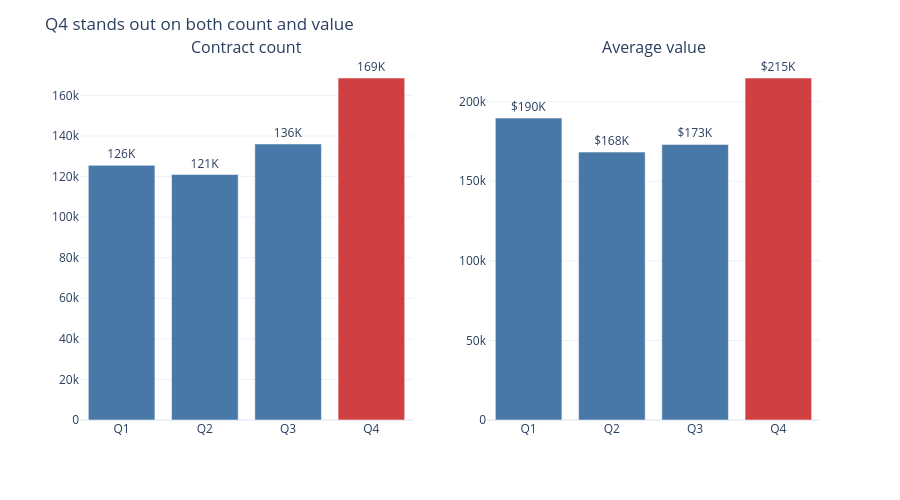

Source (notebook cell):
### Code cell
# Visualize quarterly pattern - the signal that led to Insight 1
q = con.sql("""
    SELECT quarter, COUNT(*) AS contracts, ROUND(AVG(val), 0) AS avg_value
    FROM data WHERE instrument_type='C'
    GROUP BY quarter ORDER BY quarter
""").pl()

colors = [BLUE, BLUE, BLUE, RED]

fig = make_subplots(rows=1, cols=2, subplot_titles=("Contract count", "Average value"))

fig.add_trace(go.Bar(
    x=q["quarter"].to_list(), y=q["contracts"].to_list(),
    marker_color=colors,
    text=[f'{v/1000:.0f}K' for v in q["contracts"].to_list()],
    textposition='outside',
    cliponaxis=False,
    showlegend=False
), row=1, col=1)

fig.add_trace(go.Bar(
    x=q["quarter"].to_list(), y=q["avg_value"].to_list(),
    marker_color=colors,
    text=[f'${v/1000:.0f}K' for v in q["avg_value"].to_list()],
    textposition='outside',
    cliponaxis=False,
    showlegend=False
), row=1, col=2)

fig.update_layout(
    title_text="Q4 stands out on both count and value",
    template="plotly_white",
    margin=dict(t=60),
    height=500
)
fig.show()

### Figure 1 — Plotly figure (JSON) as saved in the notebook; plotly's stock layout.template omitted (floating-point values rounded to 4 significant figures)
{"data": [{"cliponaxis": false, "marker": {"color": ["#4878A8", "#4878A8", "#4878A8", "#D04040"]}, "showlegend": false, "text": ["126K", "121K", "136K", "169K"], "textposition": "outside", "type": "bar", "x": ["Q1", "Q2", "Q3", "Q4"], "xaxis": "x", "y": [125545, 120994, 136075, 168591], "yaxis": "y"}, {"cliponaxis": false, "marker": {"color": ["#4878A8", "#4878A8", "#4878A8", "#D04040"]}, "showlegend": false, "text": ["$190K", "$168K", "$173K", "$215K"], "textposition": "outside", "type": "bar", "x": ["Q1", "Q2", "Q3", "Q4"], "xaxis": "x2", "y": [189701, 168310, 173164, 214868], "yaxis": "y2"}], "layout": {"annotations": [{"font": {"size": 16}, "showarrow": false, "text": "Contract count", "x": 0.225, "xanchor": "center", "xref": "paper", "y": 1, "yanchor": "bottom", "yref": "paper"}, {"font": {"size": 16}, "showarrow": false, "text": "Average value", "x": 0.775, "xanchor": "center", "xref": "paper", "y": 1, "yanchor": "bottom", "yref": "paper"}], "height": 500, "margin": {"t": 60}, "title": {"text": "Q4 stands out on both count and value"}, "xaxis": {"anchor": "y", "domain": [0, 0.45]}, "xaxis2": {"anchor": "y2", "domain": [0.55, 1]}, "yaxis": {"anchor": "x", "domain": [0, 1]}, "yaxis2": {"anchor": "x2", "domain": [0, 1]}}}
